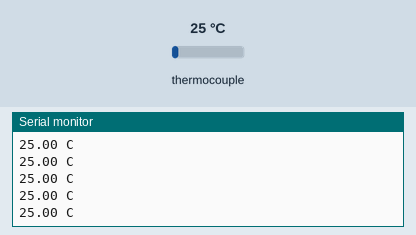
The sketch below on a simulated Arduino Uno, built with avr-gcc and run on an emulated ATmega328P. Parts: the last lines printed to the serial monitor. The test bench sets the inputs (shaded band); at power-on: thermocouple 25 °C.

Above: at 1.7 s.
1.8 s: thermocouple set to 6 °C
At 2.06 s:
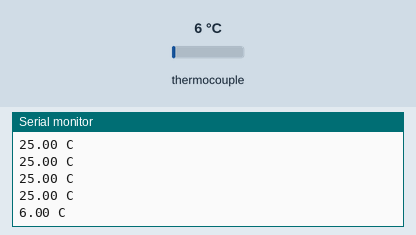
3.3 s: thermocouple set to 75 °C
At 3.47 s:
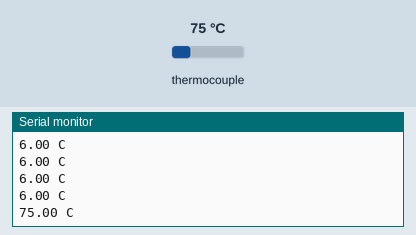
Timing chart, 0 to 6.3 s (numbered marks = the images above; inputs shaded):
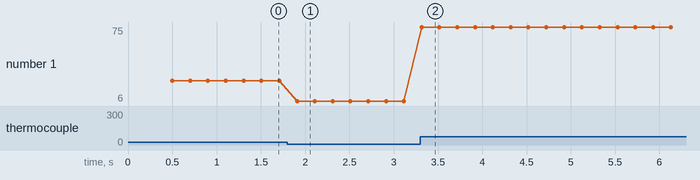

Measured:
- after the input at 1.8 s, the serial monitor: prints a new line after 0.11 s (image 1)
- after the input at 3.3 s, the serial monitor: prints a new line at once (image 2)
- plotted number 1: 25 → 6 after the input at 1.8 s, 6 → 75 after the input at 3.3 s

The sketch:

temp.ino
```cpp
#include <U8g2lib.h>
#include <U8x8lib.h>

#include <max6675.h>

MAX6675 ts(10, 9, 8);

void setup() {

Serial.begin(9600);
delay(500);

}

void loop() {
Serial.print(ts.readCelsius());
Serial.print(" C\n");
delay(200);

}
```
